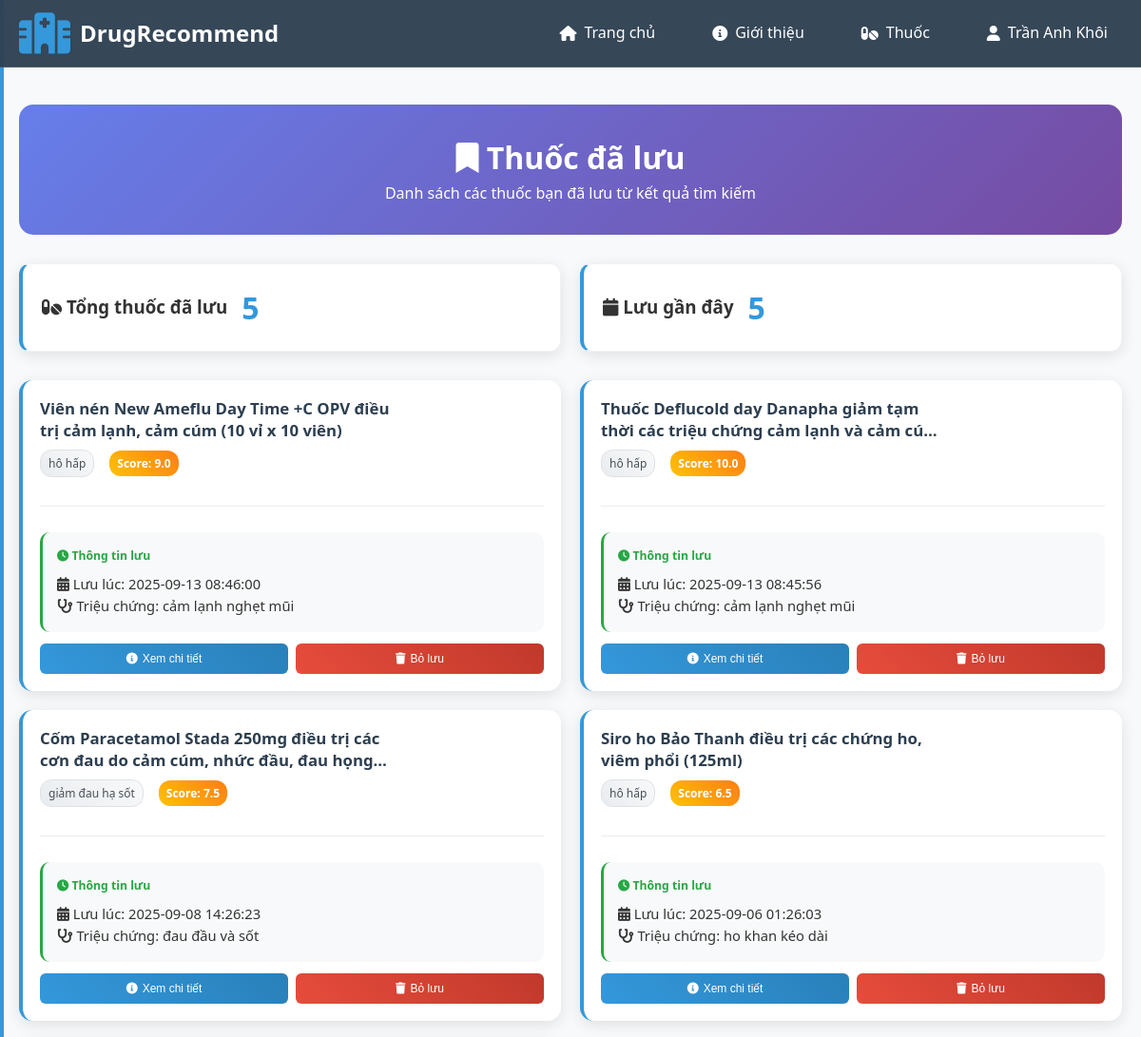
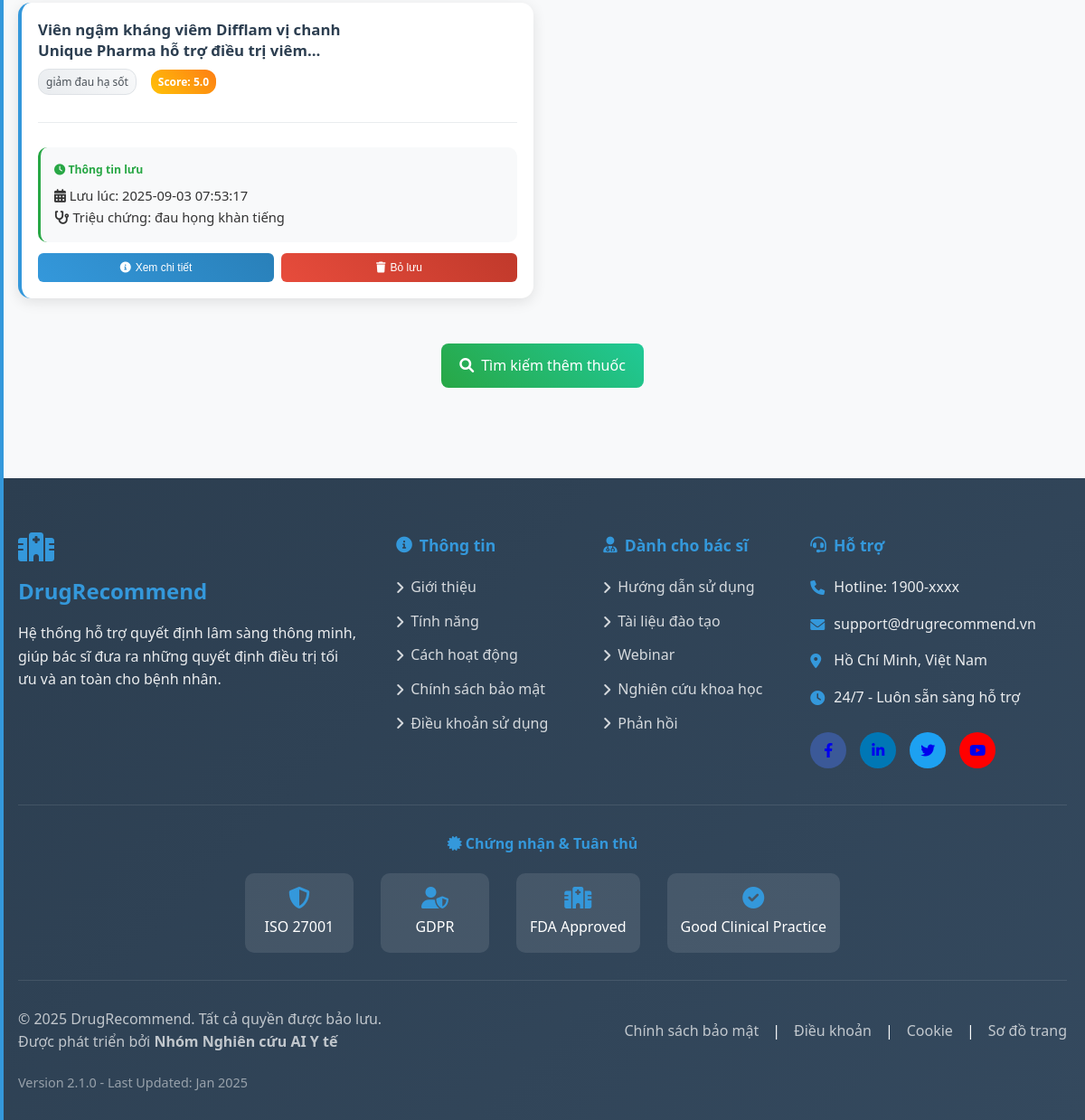
The app's page /saved_drugs (signed in) with its own data (2 pictures, top to bottom).
### tables this page shows
CREATE TABLE saved_drugs (
            id INTEGER PRIMARY KEY AUTOINCREMENT,
            user_id INTEGER NOT NULL,
            drug_index INTEGER NOT NULL,
            drug_name TEXT NOT NULL,
            drug_class TEXT,
            symptoms TEXT,
            score REAL,
            saved_at TIMESTAMP DEFAULT CURRENT_TIMESTAMP,
            notes TEXT,
            FOREIGN KEY (user_id) REFERENCES users (id),
            UNIQUE(user_id, drug_index)
        );

### app.py (the view)
@app.route('/saved_drugs')
@login_required
def saved_drugs_page():
    try:
        user_id = session['user_id']
        print(f"Loading saved drugs for user_id: {user_id}")  # Debug log
        saved_drugs = get_saved_drugs(user_id)
        print(f"Found {len(saved_drugs)} saved drugs")  # Debug log
        for drug in saved_drugs:
            print(f"Processing drug: {drug}")  # Debug log
            try:
                detailed_info = engine.get_enhanced_drug_info(drug['drug_index'])
                if 'error' not in detailed_info:
                    drug.update(detailed_info)
                    print(f"Updated drug info successfully")  # Debug log
                else:
                    print(f"Error getting drug info: {detailed_info}")  # Debug log
            except Exception as e:
                print(f"Exception getting drug info: {e}")  # Debug log
                pass  # Giữ thông tin cơ bản nếu không lấy được chi tiết
        user = {
            'user_id': session['user_id'],
            'username': session['username'],
            'full_name': session['full_name'],
            'role': session['role']
        }
        print(f"Rendering template with {len(saved_drugs)} drugs")  # Debug log
        return render_template('saved_drugs.html',
                             saved_drugs=saved_drugs,
                             user=user)
    except Exception as e:
        print(f"Error in saved_drugs_page: {e}")  # Debug log
        flash(f'Lỗi tải danh sách thuốc: {str(e)}', 'error')
        return redirect(url_for('index'))

### app.py (called while the page is built)
def login_required(f):
    @wraps(f)
    def decorated_function(*args, **kwargs):
        if 'user_id' not in session:
            flash('Vui lòng đăng nhập để truy cập.', 'warning')
            return redirect(url_for('login'))
        return f(*args, **kwargs)
    return decorated_function

    def get_enhanced_drug_info(self, idx):
        if self.data_final is None or idx >= len(self.data_final):
            return {'error': 'Không tìm thấy thuốc'}
        row = self.data_final.iloc[idx]
        return self._get_drug_info(idx, row)

### init.py (called while the page is built)
def get_db():
    conn = sqlite3.connect(DB_PATH)
    conn.row_factory = sqlite3.Row
    return conn

def get_saved_drugs(user_id):
    conn = get_db()
    saved_drugs = conn.execute('''
        SELECT * FROM saved_drugs
        WHERE user_id = ?
        ORDER BY saved_at DESC
    ''', (user_id,)).fetchall()
    conn.close()
    return [dict(drug) for drug in saved_drugs]

### templates/saved_drugs.html (shortened to what this page needs)
{% extends "layout/base.html" %}
{% block extra_css %}
{{ super() }}
<link rel="stylesheet" href="{{ url_for('static', filename='css/saved_drugs.css') }}">
{% endblock %}
{% block content %}
<div class="saved-container">
    <div class="saved-header">
        <h1><i class="fas fa-bookmark"></i> Thuốc đã lưu</h1>
        <p>Danh sách các thuốc bạn đã lưu từ kết quả tìm kiếm</p>
    </div>
    <div class="saved-stats">
        <div class="stat-card">
            <h3><i class="fas fa-pills"></i> Tổng thuốc đã lưu</h3>
            <div class="stat-value">{{ saved_drugs|length }}</div>
        </div>
        <div class="stat-card">
            <h3><i class="fas fa-calendar"></i> Lưu gần đây</h3>
            <div class="stat-value">
                {% set recent_count = saved_drugs|selectattr('saved_at')|list|length %}
                {{ recent_count }}
            </div>
        </div>
    </div>
    {% if saved_drugs %}
        <div class="saved-drugs-grid">
            {% for drug in saved_drugs %}
            <div class="saved-drug-card">
                <div class="drug-header">
                    <div class="drug-summary">
                        <div class="drug-name">{{ drug.drug_name }}</div>
                        <div class="drug-meta">
                            <span class="drug-class">{{ drug.drug_class or 'Tổng hợp' }}</span>
                            {% if drug.score %}
                                <span class="score-badge">Score: {{ drug.score }}</span>
                            {% endif %}
                        </div>
                    </div>
                </div>
                <div class="saved-info">
                    <h5><i class="fas fa-clock"></i> Thông tin lưu</h5>
                    <div class="saved-date">
                        <i class="fas fa-calendar-alt"></i>
                        Lưu lúc: {{ drug.saved_at }}
                    </div>
                    {% if drug.symptoms %}
                    <div class="symptoms-used">
                        <i class="fas fa-stethoscope"></i>
                        Triệu chứng: {{ drug.symptoms }}
                    </div>
                    {% endif %}
                </div>
                <div class="drug-actions">
                    <button class="btn btn-primary drug-detail-btn"
                            data-drug-index="{{ drug.drug_index }}"
                            data-drug-name="{{ drug.drug_name }}">
                        <i class="fas fa-info-circle"></i> Xem chi tiết
                    </button>
                    <button class="btn btn-danger drug-remove-btn"
                            data-drug-index="{{ drug.drug_index }}"
                            data-drug-name="{{ drug.drug_name }}">
                        <i class="fas fa-trash"></i> Bỏ lưu
                    </button>
                </div>
            </div>
            {% endfor %}
        </div>
    {% endif %}
    {% if saved_drugs %}
    <div style="text-align: center; margin-top: 30px;">
        <a href="{{ url_for('index') }}" class="back-to-search">
            <i class="fas fa-search"></i> Tìm kiếm thêm thuốc
        </a>
    </div>
    {% endif %}
</div>
{% endblock %}

### static/css/style.css (style rules this page uses)
* { margin: 0; padding: 0; box-sizing: border-box; }
html, body { margin: 0; padding: 0; width: 100%; overflow-x: hidden; font-family: 'Segoe UI', Tahoma, Geneva, Verdana, sans-serif; line-height: 1.6; color: #333; scroll-behavior: smooth; }
body { background: #f8f9fa; min-height: 100vh; display: flex; flex-direction: column; }
.drug-header { display: flex; justify-content: space-between; align-items: flex-start; gap: 20px; margin-bottom: 20px; padding-bottom: 15px; border-bottom: 2px solid #f1f2f6; }
.drug-summary { flex: 1; min-width: 0; max-width: calc(100% - 160px); }
.drug-name { font-size: 1.5em; font-weight: bold; color: #2c3e50; margin-bottom: 12px; word-wrap: break-word; overflow-wrap: break-word; hyphens: auto; line-height: 1.3; }
.drug-meta { display: flex; gap: 10px; margin-bottom: 15px; flex-wrap: wrap; align-items: center; }
.drug-class { background: linear-gradient(45deg, #e9ecef, #f8f9fa); color: #495057; padding: 6px 12px; border-radius: 15px; font-size: 12px; font-weight: 500; border: 1px solid #dee2e6; }
.btn { padding: 12px 20px; border: none; border-radius: 8px; cursor: pointer; font-size: 14px; display: flex; align-items: center; gap: 8px; transition: all 0.3s ease; font-weight: 500; }
.btn-primary { background: linear-gradient(45deg, #3498db, #2980b9); color: white; }
.stat-card { background: white; padding: 25px; border-radius: 12px; box-shadow: 0 4px 15px rgba(0,0,0,0.08); display: flex; align-items: center; gap: 15px; transition: all 0.3s ease; border: 1px solid #f1f2f6; }

### records on screen
saved_drugs: drug_name "Viên nén New Ameflu Day Time +C OPV điều trị cảm lạnh, cảm cúm (10 vỉ x 10 viên)", drug_class "hô hấp", score "9.0", saved_at "2025-09-13 08:46:00", symptoms "cảm lạnh nghẹt mũi"
saved_drugs: drug_name "Thuốc Deflucold day Danapha giảm tạm thời các triệu chứng cảm lạnh và cảm…", drug_class "hô hấp", score "10.0", saved_at "2025-09-13 08:45:56", symptoms "cảm lạnh nghẹt mũi"
saved_drugs: drug_name "Cốm Paracetamol Stada 250mg điều trị các cơn đau do cảm cúm, nhức đầu, đau…", drug_class "giảm đau hạ sốt", score "7.5", saved_at "2025-09-08 14:26:23", symptoms "đau đầu và sốt"
saved_drugs: drug_name "Siro ho Bảo Thanh điều trị các chứng ho, viêm phổi (125ml)", drug_class "hô hấp", score "6.5", saved_at "2025-09-06 01:26:03", symptoms "ho khan kéo dài"
saved_drugs: drug_name "Viên ngậm kháng viêm Difflam vị chanh Unique Pharma hỗ trợ điều trị…", drug_class "giảm đau hạ sốt", score "5.0", saved_at "2025-09-03 07:53:17", symptoms "đau họng khàn tiếng"

### other values on screen
{{ user.full_name }} "Trần Anh Khôi"
{{ saved_drugs|length }} "5"
{{ recent_count }} "5"
